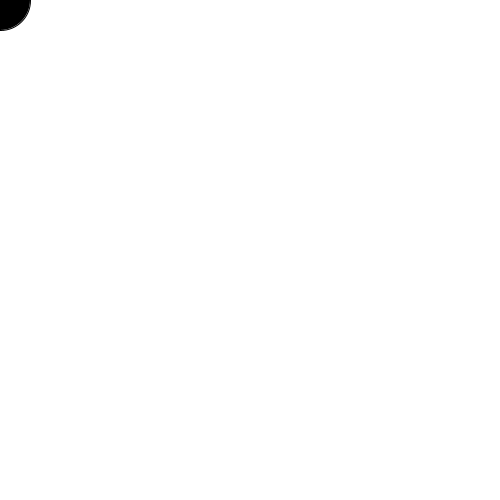
Frame 1 (no input)
Frame 60 (the mouse pressed at the canvas centre just before this capture): identical to frame 1, image omitted
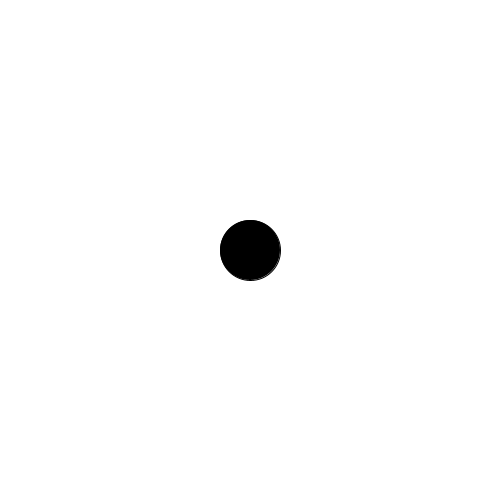
Frame 120 (the mouse held since frame 60 and released just before this capture)

The Processing sketch that drew these frames (run headless with seeded random() and noise(); from frame 60 on, the mouse is pressed at the canvas centre):

// Processing sketch: mouseX_and_mouseY
// ── mouseX_and_mouseY.pde
// A black ellipse follows the mouse

void setup() {
  size(500, 500);
}

void draw() {
  background(255);
  fill(0);

  // set the x position and y position
  // of the ellipse to mouseX and mouseY.
  ellipse(mouseX, mouseY, 60, 60);
  println(mouseX, mouseY);
}
